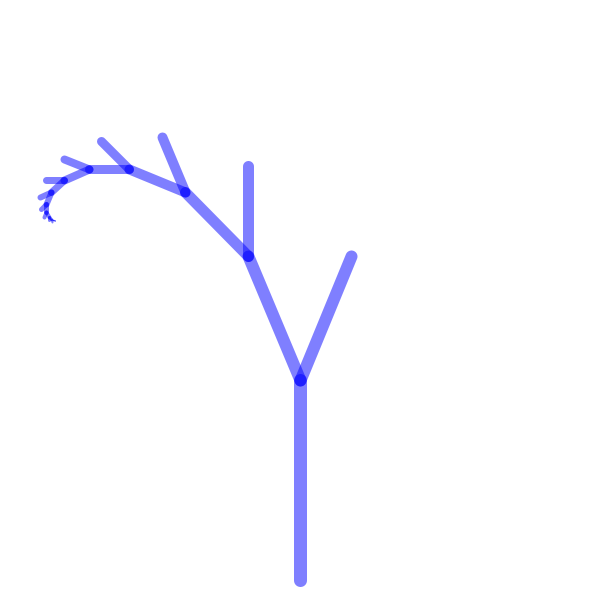
Frame 1 (no input)
Frame 60 (the mouse pressed at the canvas centre just before this capture): identical to frame 1, image omitted
Frame 120 (the mouse held since frame 60 and released just before this capture): identical to frame 1, image omitted

The Processing sketch that drew this single still picture (run headless with seeded random() and noise(); from frame 60 on, the mouse is pressed at the canvas centre):

// Processing sketch: FractalTree_4
// ── FractalTree_4.pde
FTree myTree ;

void setup()
{
  size(600,600);
  background(255);
  stroke(0,0,255,128);
  strokeWeight(2);
  
  myTree = new FTree(PI/8,12);
  myTree.show();
}

void draw()
{
}

// ── MyTree.pde
class FTree
{
  float angle;
  int levels ;  
  private int depth;

  float len = height/3;

  float sX = width/2;
  float sY = height-20;

  float eX = width/2;
  float eY = sY - len;

  FTree(float angle, int levels)
  {
    this.angle =  angle;
    this.levels = levels;
    this.depth =  levels+1;
  }

  void show()
  {

    strokeWeight(depth);
    line(sX, sY, eX, eY);
    drawBranches(eX, eY, len);
  }

  void drawBranches(float _eX, float _eY, float _len)
  { 
    depth--;

    if (depth>0)
    {
      pushMatrix();
      translate(_eX, _eY);
      if (depth == levels) {
        rotate(-PI+angle);
      } else { 
        rotate(angle);
      }
      strokeWeight(depth);
      line(0, 0, 0, _len*0.67);
      rotate(-2*angle);
      line(0, 0, 0, _len*0.67);
      _eX = 0;
      _eY = _len*0.67;
      _len = _len*0.67;
      drawBranches(_eX, _eY, _len);

      popMatrix();
    }
  }
}//Class END
